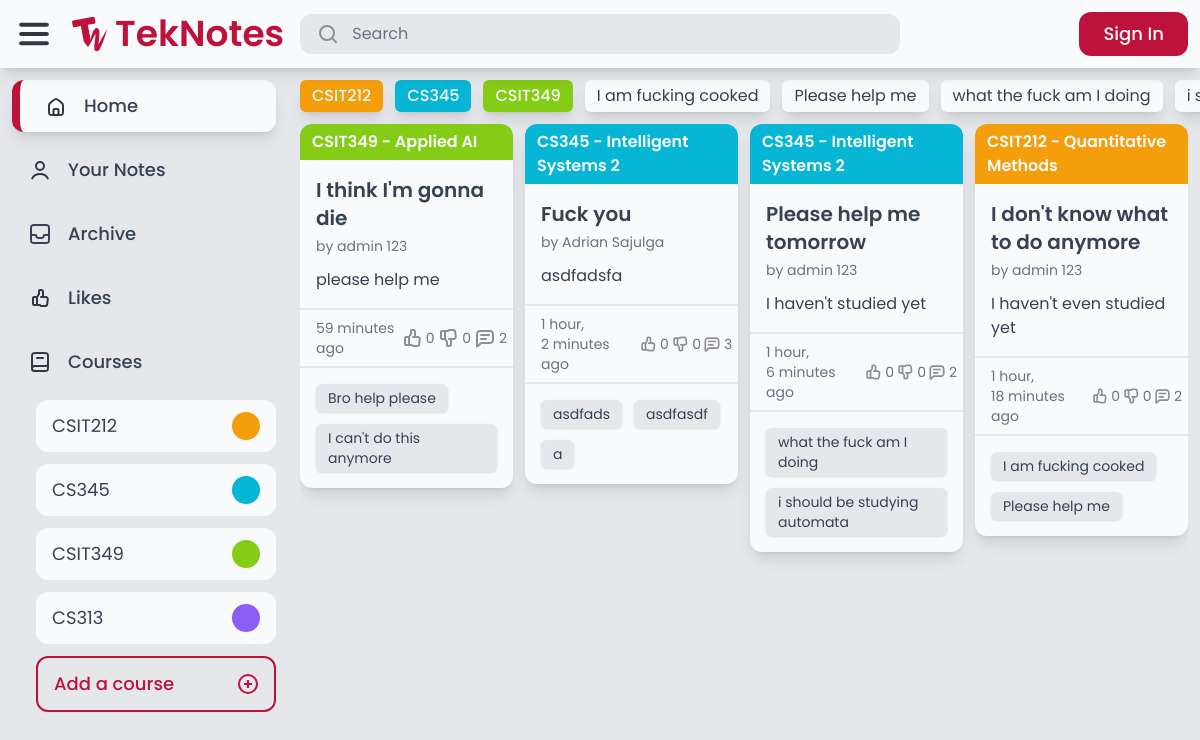
The page / on the database its author committed.
### course/models.py (models this page shows)
class Course(models.Model):
    COLORS = [
        ('red-500', 'Red'),
        ('orange-500', 'Orange'),
        ('amber-500', 'Amber'),
        ('lime-500', 'Lime'),
        ('green-500', 'Green'),
        ('emerald-500', 'Emerald'),
        ('teal-500', 'Teal'),
        ('cyan-500', 'Cyan'),
        ('blue-500', 'Blue'),
        ('indigo-500', 'Indigo'),
        ('violet-500', 'Violet'),
        ('purple-500', 'Purple'),
        ('fuchsia-500', 'Fuschia'),
        ('pink-500', 'Pink'),
    ]
    code = models.CharField(max_length=20)
    description = models.CharField(max_length=255)
    color = models.CharField(max_length=20, choices=COLORS, default='gray-500')
    admin_user = User.objects.get(username='admin')
    created_by = models.ForeignKey(User, related_name='courses', on_delete=models.CASCADE)
    def __str__(self):
        return f'{self.code} - {self.description}'

### tags/models.py (models this page shows)
class Tag(models.Model):
    name = models.CharField(max_length=50, unique=True)
    def __str__(self):
        return self.name

### notes/models.py (models this page shows, shortened)
class Note(models.Model):
    title = models.CharField(max_length=255)
    content = models.TextField(max_length=255, blank=True)
    course = models.ForeignKey(Course, null=True, blank=True, on_delete=models.SET_NULL)
    created_by = models.ForeignKey(User, related_name='notes', on_delete=models.CASCADE)
    created_at = models.DateTimeField(auto_now_add=True)
    modified_at = models.DateTimeField(auto_now=True)
    tags = models.ManyToManyField(Tag, related_name='notes', blank=True)
    is_archived = models.BooleanField(default=False)
    is_private = models.BooleanField(default=False)

### core/views.py (the view)
# urls.py: path('', views.index, name='index'),
def index(request):
    notes = Note.objects.filter(is_archived=False, is_private=False).order_by('-modified_at')
    courses = Course.objects.filter(note__in=notes).distinct()
    tags = Tag.objects.filter(notes__in=notes).distinct()
    return render(request, 'core/index.html', {
        'notes': notes,
        'courses': courses,
        'tags': tags
    })

### core/context_processors.py (called while the page is built)
def courses_list(request):
    return {
        'your_courses': Course.objects.all().distinct()
    }

### core/templates/core/index.html (shortened to what this page needs)
{% extends 'core/base.html' %}
{% block content %}
    {% include 'notes/notes.html' %}
{% endblock %}

### core/templates/core/base.html (shortened to what this page needs)
{% extends 'core/core.html' %}
{% load static %}
{% block body %}
    <div class="flex flex-col h-full overflow-hidden">
        <header class="flex items-center w-full p-3 gap-3 shadow-lg z-10 bg-gray-50">
            <div class="flex flex-1 items-center gap-4">
                <img src="{% static 'teknotes/images/Menu.svg' %}" alt="Menu">
                <a href="/" class="flex items-center gap-2">
                    <img src="{% static 'teknotes/images/TekNotes-Logo.svg' %}" alt="Logo">
                    <p id="logo-text" class="font-semibold text-rose-700 text-4xl">TekNotes</p>
                </a>
                <form action="{% url 'advanced_search:search' %}" method="get" class="flex flex-1 max-w-[600px] px-4 py-2 rounded-xl bg-gray-200 gap-3 cursor-text min-w-[0px]" onclick="this.querySelector('input[name=\'query\']').focus();">
                    <img src="{% static 'teknotes/images/Search.svg' %}" alt="Search">
                    <input name="query" class="placeholder-gray-500 text-gray-700 bg-transparent border-none focus:outline-none min-w-[0px]" type="text" value="{{ query }}" placeholder="Search">
                </form>
            </div>
            <div class="flex items-center gap-4">
                {% if request.user.is_authenticated %}
                    <a href="{% url 'notes:tek_a_note' %}" class="flex bg-rose-700 rounded-xl gap-4 px-4 py-2">
                        <img src="{% static 'teknotes/images/Edit.svg' %}" alt="Edit">
                        <p class="new-note-text text-gray-50 font-medium text-lg">Tek a Note</p>
                    </a>
                    <a href="{% url 'auth:logout' %}" class="flex rounded-xl gap-4 px-4 py-2 bg-gray-200">
                        <p class="text-gray-700 text-lg">Log out</p>
                    </a>
                {% else %}
                    <a href="/auth/login/" class="flex bg-rose-700 rounded-xl gap-4 px-6 py-2">
                        <p class="text-gray-50 font-medium text-lg">Sign In</p>
                    </a>
                {% endif %}
            </div>
        </header>
        <main class="flex bg-gray-200 h-full overflow-hidden">
            <nav class="flex flex-col w-full max-w-72 h-full p-3 gap-3">
                <a href="/" class="flex rounded-xl px-4 py-3 gap-4 {% if request.path == '/' %} active-nav bg-gray-50 px-6 py-3 shadow-lg border-l-8 border-rose-700 {% endif %}">
                    <img src="{% static 'teknotes/images/Home.svg' %}" alt="Home">
                    <p class="nav-text text-lg text-gray-700 font-medium">Home</p>
                </a>
                <a href="/your_notes/" class="flex rounded-xl px-4 py-3 gap-4 {% if request.path == '/your_notes/' %} active-nav bg-gray-50 px-6 py-3 shadow-lg border-l-8 border-rose-700 {% endif %}">
                    <img src="{% static 'teknotes/images/User.svg' %}" alt="User">
                    <p class="nav-text text-lg text-gray-700 font-medium">Your Notes</p>
                </a>
                <a href="/archive/" class="flex rounded-xl px-4 py-3 gap-4 {% if request.path == '/archive/' %} active-nav bg-gray-50 px-6 py-3 shadow-lg border-l-8 border-rose-700 {% endif %}">
                    <img src="{% static 'teknotes/images/Archive.svg' %}" alt="Archive">
                    <p class="nav-text text-lg text-gray-700 font-medium">Archive</p>
                </a>
                <a href="/likes/" class="flex rounded-xl px-4 py-3 gap-4 {% if request.path == '/likes/' %} active-nav bg-gray-50 px-6 py-3 shadow-lg border-l-8 border-rose-700 {% endif %}">
                    <img src="{% static 'teknotes/images/Likes.svg' %}" alt="Likes">
                    <p class="nav-text text-lg text-gray-700 font-medium">Likes</p>
                </a>
                <div class="flex rounded-xl px-4 py-3 gap-4">
                    <img src="{% static 'teknotes/images/Course.svg' %}" alt="Courses">
                    <p class="nav-text text-lg text-gray-700 font-medium">Courses</p>
                </div>
                <div class="flex flex-col pl-6 gap-3">
                    {% for course in your_courses %}
                        <a href="#" class="flex rounded-xl px-4 py-3 justify-between bg-gray-50 course">
                            <p class="text-lg text-gray-700">{{ course.code }}</p>
                            <div class="rounded-full bg-{{ course.color }} h-full aspect-square course-color"></div>
                        </a>
                    {% endfor %}
                    <a id="add-course" href="{% url 'course:add_a_course' %}" class="flex rounded-xl px-4 py-3 justify-between border-2 border-rose-700 hover:bg-rose-700 text-rose-700 hover:text-gray-50 hover:font-regular">
                        <p class="text-lg font-medium">Add a course</p>
                        <img src="{% static 'teknotes/images/Add.svg' %}" alt="Courses">
                    </a>
                </div>
            </nav>
            <div class="flex flex-col flex-1 h-full p-3 gap-3 overflow-hidden">
                {% block content %}
                {% endblock %}
            </div>
        </main>
    </div>
{% endblock %}

### core/templates/core/core.html (shortened to what this page needs)
<!DOCTYPE html>
<html lang="en" class="h-full">
<head>
    <script src="https://cdn.tailwindcss.com"></script>
</head>
<body class="grid font-sans h-full bg-gray-200" style="font-family: 'Poppins', sans-serif;">
    {% block body %}
    {% endblock %}
</body>
</html>

### notes/templates/notes/notes.html (shortened to what this page needs)
<div class="flex gap-3 hover:overflow-x-auto">
    {% for course in courses %}
        <a href="/search/?query={{ course.description }}" class="px-3 py-1 bg-{{ course.color }} rounded-md shadow-lg font-medium text-gray-50 whitespace-nowrap">{{ course.code }}</a>
    {% endfor %}
    {% for tag in tags %}
        <a href="/search/?query={{ tag.name }}" class="px-3 py-1 bg-gray-50 text-gray-700 rounded-md shadow-lg whitespace-nowrap">{{ tag.name }}</a>
    {% endfor %}
</div>
<div class="flex flex-1 overflow-hidden hover:overflow-y-auto">
    <div id="notes" class="flex flex-1 gap-3" style="display: none;">
        {% for note in notes %}
            <div class="note" data-note-id="{{ note.id }}">
                {% include 'notes/note.html' %}
            </div>
        {% endfor %}
    </div>
    <div id="notes-container" class="flex flex-1 gap-3"></div>
</div>

### notes/templates/notes/note.html (shortened to what this page needs)
{% load static %}
{% load custom_filters %}
<div class="rounded-xl bg-gray-50 shadow-lg">
    <a href="#{{ note.title }}" class="flex flex-col {% if note.is_archived %} opacity-70 {% endif %}">
        {% if note.course %}
            <div class="flex bg-{{ note.course.color }} px-3 py-1.5 rounded-t-xl">
                <p class="text-gray-50 font-semibold">{{ note.course }}</p>
            </div>
        {% endif %}
        <div class="flex flex-col p-4 gap-3">
            <div class="flex flex-col gap-1">
                <h1 class="text-xl text-gray-700 font-semibold">{{ note.title }}</h1>
                <p class="text-sm text-gray-500">by {{ note.created_by.first_name }} {{ note.created_by.last_name }}</p>
            </div>
            <div class="">
                <p class="text-gray-700">
                    {{ note.content }}
                </p>
            </div>
        </div>
        <div class="flex justify-between px-4 py-2 border-t-2 border-gray-200">
            <p class="text-gray-500 text-sm">{{ note.modified_at|timesince }} ago</p>
            <div class="flex gap-3">
                <div class="flex gap-0.5 items-center">
                    <img src="{% if request.user.is_authenticated and note|is_liked:request.user %}{% static 'teknotes/images/thumbed_up.svg' %}{% else %}{% static 'teknotes/images/thumb_up.svg' %}{% endif %}" alt="thumb_up">
                    <p class="text-sm {% if request.user.is_authenticated and note|is_liked:request.user %}text-yellow-500 font-medium{% else %}text-gray-500{% endif %}">{{ note.likes.count }}</p>
                </div>
                <div class="flex gap-0.5 items-center">
                    <img src="{% if request.user.is_authenticated and note|is_disliked:request.user %}{% static 'teknotes/images/thumbed_down.svg' %}{% else %}{% static 'teknotes/images/thumb_down.svg' %}{% endif %}" alt="thumb_down">
                    <p class="text-sm {% if request.user.is_authenticated and note|is_disliked:request.user %}text-yellow-500 font-medium{% else %}text-gray-500{% endif %}">{{ note.dislikes.count }}</p>
                </div>
                <div class="flex gap-0.5 items-center">
                    <img src="{% static 'teknotes/images/comment.svg' %}" alt="comment">
                    <p class="text-sm text-gray-500">{{ note.tags.count }}</p>
                </div>
            </div>
        </div>
        {% if note.tags.count > 0 %}
            <div class="flex flex-wrap p-4 gap-3 border-t-2 border-gray-200">
                {% for tag in note.tags.all|slice:":3" %}
                    <p class="bg-gray-200 text-sm text-gray-700 shadow px-3 py-1 rounded-md inline-block">{{ tag }}</p>
                {% endfor %}
            </div>
        {% endif %}
    </a>
</div>

### rows shown on the page
Course: code "CSIT212"
Course: code "CS345"
Course: code "CSIT349"
Course: code "CS313"
Tag: name "I am fucking cooked"
Tag: name "Please help me"
Tag: name "what the fuck am I doing"
Tag: name "i…", name "i should be studying automata"
Note: course "CSIT349 - Applied AI", title "I think I'm gonna die", created_by.first_name "admin", created_by.last_name "123", content "please help me", modified_at "59 minutes", likes.count "0", dislikes.count "0", tags.count "2"
Tag: name "Bro help please"
Tag: name "I can't do this anymore"
Note: course "CS345 - Intelligent Systems 2", title "Fuck you", created_by.first_name "Adrian", created_by.last_name "Sajulga", content "asdfadsfa", modified_at "1 hour, 2 minutes", likes.count "0", dislikes.count "0", tags.count "3"
Tag: name "asdfads"
Tag: name "asdfasdf"
Tag: name "a"
Note: course "CS345 - Intelligent Systems 2", title "Please help me tomorrow", created_by.first_name "admin", created_by.last_name "123", content "I haven't studied yet", modified_at "1 hour, 6 minutes", likes.count "0", dislikes.count "0", tags.count "2"
Note: course "CSIT212 - Quantitative Methods", title "I don't know what to do anymore", created_by.first_name "admin", created_by.last_name "123", content "I haven't even studied yet", modified_at "1 hour, 18 minutes", likes.count "0", dislikes.count "0", tags.count "2"
